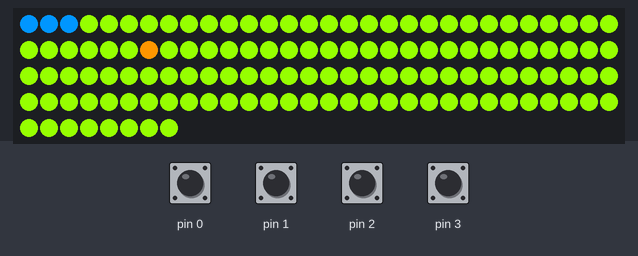
A sketch run on a simulated Arduino Uno, built with avr-gcc and run on an emulated ATmega328P. Parts: 128 RGB LEDs in strip order, left to right, continuing on the next row. The inputs (shaded band) are chosen by the test bench; at power-on: pin 0–3 HIGH. Random numbers use the default seed unless the sketch sets one.

Above: at 1.4 s.
1.5 s: pin 2 pulled LOW for 0.35 s
Timing chart, 0 to 4.5 s (numbered marks = the images above; inputs shaded):
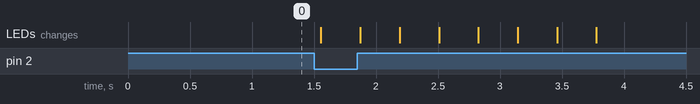

The sketch:

sketch_jan26a.ino
```cpp
#include <MD_MAX72xx.h>
#include <Adafruit_NeoPixel.h>

#define DIN 11

#define num_pixel  128

Adafruit_NeoPixel pixels(num_pixel, DIN, NEO_GRB + NEO_KHZ800);


class Snake{

  public:
    int length;
    int row_array[128];
    int col_array[128];

    Snake(){
      length = 3;
      row_array[0] = 0;
      row_array[1] = 0;
      row_array[2] = 0;

      col_array[0] = 2;
      col_array[1] = 1;
      col_array[2] = 0;

    }

    void clear_display(){
      for(int i =0;i<num_pixel;i++){

        pixels.setPixelColor(i,pixels.Color(150,255,0));

      }
      pixels.show();

    }


  void move_snake(){

    for(int i = length-1;i>0;i--){

      row_array[i] = row_array[i-1];
      col_array[i] = col_array[i-1];

    }

  }
    void move_snake_add_length(){

    length = length+1;

    for(int i = length-1;i>0;i--){

      row_array[i] = row_array[i-1];
      col_array[i] = col_array[i-1];

    }
  }


  int search_snake(int row,int col){

    for(int k = 0;k<length;k++){

      if((row==row_array[k])&&(col == col_array[k])){
        return 1;
      }

    }
    return 0;

  }

  void display_snake(){

    for (int j=0;j<length;j++){

        if(col_array[j]<8){

         int index = (8*row_array[j])+col_array[j];
         pixels.setPixelColor(index,pixels.Color(0,150,255));


  }
  else if(col_array[j]>7){

    int index = (8*row_array[j])+(col_array[j]-8)+64;
    pixels.setPixelColor(index,pixels.Color(0,150,255));

  }

    }
    pixels.show();


  }
};


int col;
int row;

int col_inc = 0;
int col_red = 0;
int row_inc = 0;
int row_red = 0;

int food_row = 4;
int food_col = 4;

bool start = false;
bool end = false;


Snake snake;


void clear_food(int food_row, int food_col){

  if(food_col<8){

    int index = (8*food_row)+food_col;
    pixels.setPixelColor(index,pixels.Color(150,255,0));


  }
  else if(col>7){

    int index = (8*food_row)+(food_col-8)+64;
    pixels.setPixelColor(index,pixels.Color(150,255,0));


  }
  pixels.show();

}


void set_food(int food_row, int food_col){

  if(food_col<8){

    int index = (8*food_row)+food_col;
    pixels.setPixelColor(index,pixels.Color(255,150,0));


  }
  else if(col>7){

    int index = (8*food_row)+(food_col-8)+64;
    pixels.setPixelColor(index,pixels.Color(255,150,0));


  }
  pixels.show();


}


void setup() {
  // put your setup code here, to run once:

  pinMode(0,INPUT_PULLUP);
  pinMode(1,INPUT_PULLUP);
  pinMode(2,INPUT_PULLUP);
  pinMode(3,INPUT_PULLUP);
  pixels.begin();
  for(int i =0;i<num_pixel;i++){

    pixels.setPixelColor(i,pixels.Color(150,255,0));

  }
  pixels.show();
  snake.display_snake();
  set_food(food_row,food_col);

}


void loop() {

  if(start==true){
    snake.clear_display();
  }

  set_food(food_row,food_col);

  row = snake.row_array[0];
  col = snake.col_array[0];

  if((digitalRead(0)==LOW) && (col_red==0)){
    col_inc = 1;
    col_red = 0;
    row_inc = 0;
    row_red = 0;
    start = true;
  }

   if((digitalRead(1)==LOW) && (col_inc == 0)){
    col_inc = 0;
    col_red = 1;
    row_inc = 0;
    row_red = 0;
    start = true;
  }

   if((digitalRead(2)==LOW) && (row_red ==0)){
    col_inc = 0;
    col_red = 0;
    row_inc = 1;
    row_red = 0;
    start = true;
  }

   if((digitalRead(3)==LOW)&& (row_inc==0)){
    col_inc = 0;
    col_red = 0;
    row_inc = 0;
    row_red = 1;
    start = true;
  }

  col = (col+col_inc);
  col = (col-col_red);

  row = (row+row_inc);
  row = (row-row_red);


  if(start && !end){
    if(((row>7) || (row <0)) || ((col>15) || (col<0 )) ){

      end = true;

    }

    else if((row==food_row)&&(col==food_col)){

      clear_food(food_row,food_col);
        do{
      food_row = rand() % 8;
      food_col = rand() % 16;
        }while(snake.search_snake(food_row, food_col)==1);

      set_food(food_row,food_col);

      snake.move_snake_add_length();
      snake.col_array[0]=col;
      snake.row_array[0]=row;
      snake.display_snake();

    }else if(snake.search_snake(row, col)){

      end = true;

    }
    else{
      snake.move_snake();
      snake.col_array[0]=col;
      snake.row_array[0]=row;
      snake.display_snake();
    }
  }
  // put your main code here, to run repeatedly:
  delay(300);
}
```
